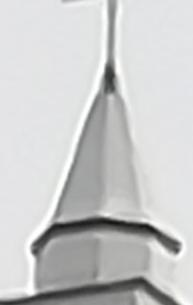
#> input picture Dataset/TRAINING_CG-1050/TRAINING/ORIGINAL/Im10_2_col.jpg, 193 x 305 px; its folder holds only this picture in this run; the run also reads 1 picture not shown here
$ jupyter execute --allow-errors model.ipynb
#> lines starting #> are read from the running program, lines starting #| are printed output that depends on the picture
[cell 1]
import os
import cv2
import numpy as np
from sklearn.model_selection import train_test_split

[cell 2]
import os
import pandas as pd
base_path = r'Dataset'

train_original_dir = os.path.join(base_path, "TRAINING_CG-1050", "TRAINING", "ORIGINAL")
train_tampered_dir = os.path.join(base_path, "TRAINING_CG-1050", "TRAINING", "TAMPERED")
val_original_dir = os.path.join(base_path, "VALIDATION_CG-1050", "VALIDATION", "ORIGINAL")
val_tampered_dir = os.path.join(base_path, "VALIDATION_CG-1050", "VALIDATION", "TAMPERED")

[cell 3]
import os
import random
from PIL import Image
import matplotlib.pyplot as plt

base_path = r'Dataset'

categories = {
    'Train Original': os.path.join(base_path, 'TRAINING_CG-1050', 'TRAINING', 'ORIGINAL'),
    'Train Tampered': os.path.join(base_path, 'TRAINING_CG-1050', 'TRAINING', 'TAMPERED'),
    'Val Original': os.path.join(base_path, 'VALIDATION_CG-1050', 'VALIDATION', 'ORIGINAL'),
    'Val Tampered': os.path.join(base_path, 'VALIDATION_CG-1050', 'VALIDATION', 'TAMPERED'),
}

def display_samples(path, title, n=5):
#> called with title = 'Train Original', n = 5
    files = [f for f in os.listdir(path) if f.lower().endswith(('.jpg', '.jpeg', '.png'))]
    samples = random.sample(files, min(n, len(files)))
    plt.figure(figsize=(15, 3))
    for i, fname in enumerate(samples):
        img = Image.open(os.path.join(path, fname))
#> img is the input picture: PIL image 193x305 RGB; mean R, G, B 201.7, 202.3, 202.4
        w, h = img.size
#> w = 193; h = 305
        ext = fname.split('.')[-1]
        plt.subplot(1, n, i + 1)
        plt.imshow(img)
        plt.title(f'{title}\n{w}×{h} • .{ext}')
        plt.axis('off')
    plt.show()

for title, path in categories.items():
    display_samples(path, title)
#> pass 2 of the loop `for title, path in categories.items():`:
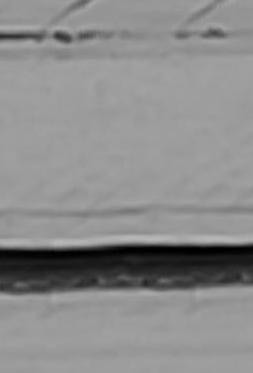
#> input picture Dataset/TRAINING_CG-1050/TRAINING/TAMPERED/Im100_cm4.jpg, 253 x 373 px
#> in display_samples, img is the input picture: PIL image 253x373 L; min 0, max 185, mean 139.4

print("Class balance:")
for title, path in categories.items():
    count = len([f for f in os.listdir(path) if f.lower().endswith(('.jpg', '.jpeg', '.png'))])
#> count = 1
    print(f"  {title:15s}: {count} images")
#|   Train Original : 1 images
#> pass 2 of the loop `for title, path in categories.items():`:

[cell 4]
import os
import pandas as pd

base_dir = "Dataset"

train_original_dir = os.path.join(base_dir, "TRAINING_CG-1050", "TRAINING", "ORIGINAL")
train_tampered_dir = os.path.join(base_dir, "TRAINING_CG-1050", "TRAINING", "TAMPERED")
val_original_dir = os.path.join(base_dir, "VALIDATION_CG-1050", "VALIDATION", "ORIGINAL")
val_tampered_dir = os.path.join(base_dir, "VALIDATION_CG-1050", "VALIDATION", "TAMPERED")

def get_df_from_folder(folder_path, label, dataset_type):
    files = [f for f in os.listdir(folder_path) if f.lower().endswith(('.jpg', '.jpeg', '.png'))]
    full_paths = [os.path.join(folder_path, f) for f in files]
    return pd.DataFrame({
        'filepath': full_paths,
        'label': label,
        'set': dataset_type
    })

train_df = pd.concat([
    get_df_from_folder(train_original_dir, 0, "train"),
    get_df_from_folder(train_tampered_dir, 1, "train")
], ignore_index=True)

val_df = pd.concat([
    get_df_from_folder(val_original_dir, 0, "val"),
    get_df_from_folder(val_tampered_dir, 1, "val")
], ignore_index=True)

full_df = pd.concat([train_df, val_df], ignore_index=True)

print(full_df.head())
print(full_df['set'].value_counts())

[cell 5]
from PIL import Image, ImageChops, ImageEnhance
import numpy as np
from tqdm import tqdm

def generate_ela_array(path, quality=95):
#> called with quality = 95
    original = Image.open(path).convert('RGB')
    original.save('temp_ela.jpg', 'JPEG', quality=quality)
    compressed = Image.open('temp_ela.jpg')
    ela_image = ImageChops.difference(original, compressed)
    extrema = ela_image.getextrema()
#> extrema = ((0, 2), (0, 2), (0, 3))
    max_diff = max([ex[1] for ex in extrema])
#> max_diff = 3
    if max_diff == 0:
        max_diff = 1
    scale = 255.0 / max_diff
#> scale = 85
    ela_image = ImageEnhance.Brightness(ela_image).enhance(scale)
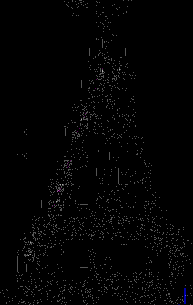
#> ela_image: PIL image 193x305 RGB; mean R, G, B 3.1, 3.1, 3.2
    ela_image = ela_image.convert('L')
#> ela_image: PIL image 193x305 L
    ela_image = ela_image.resize((128, 128))
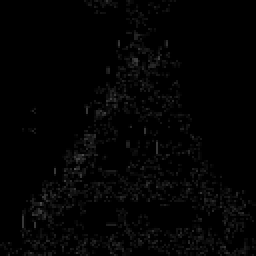
#> ela_image: PIL image 128x128 L (shown 2 times larger); min 0, max 76, mean 3.4
    return np.array(ela_image).flatten()

ela_features = []
labels = []

for _, row in tqdm(full_df.iterrows(), total=len(full_df), desc="Extracting ELA"):
    path = row['filepath']
    label = row['label']

    feature = generate_ela_array(path)
#> feature = 16384 values, max 76 at index 9897, min 0 at index 0, mean 3.38
    ela_features.append(feature)
    labels.append(label)
#> pass 2 of the loop `for _, row in tqdm(full_df.iterrows(), total=len(full_df), desc="Extra..`:
#> in generate_ela_array (call 2), `ela_image = ImageChops.difference(original, compressed)`:
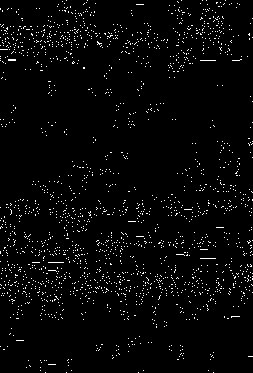
#> ela_image: PIL image 253x373 RGB; values 0 (black) and 1 (white), 2.9% white in thin lines or dots
#> in generate_ela_array (call 2), `extrema = ela_image.getextrema()`: extrema = ((0, 1), (0, 1), (0, 1))
#> in generate_ela_array (call 2), `max_diff = max([ex[1] for ex in extrema])`: max_diff = 1
#> in generate_ela_array (call 2), `scale = 255.0 / max_diff`: scale = 255
#> feature = 16384 values, max 161 at index 2565, min 0 at index 0, mean 8.03

X = np.array(ela_features)
y = np.array(labels)

[cell 6]
import matplotlib.pyplot as plt
from PIL import Image, ImageChops, ImageEnhance
import random

def show_multiple_ela_images(df, num_images=4, quality=95):
#> called with num_images = 4, quality = 95
    sample_paths = random.sample(list(df['filepath']), num_images)

    plt.figure(figsize=(12, 3 * num_images))

    for i, path in enumerate(sample_paths):
        original = Image.open(path).convert('RGB')
        original.save('temp_ela.jpg', 'JPEG', quality=quality)
        compressed = Image.open('temp_ela.jpg')
        ela_image = ImageChops.difference(original, compressed)

        extrema = ela_image.getextrema()
#> extrema = ((0, 1), (0, 1), (0, 1))
        max_diff = max([ex[1] for ex in extrema]) if extrema else 0
#> max_diff = 1
        if max_diff == 0:
            max_diff = 1
        scale = 255.0 / max_diff
#> scale = 255

        ela_image = ImageEnhance.Brightness(ela_image).enhance(scale)

        ela_image = ela_image.point(lambda p: p if p > 10 else 0)

        # Original Image
        plt.subplot(num_images, 2, 2 * i + 1)
        plt.imshow(original)
        plt.title(f"Original Image {i+1}")
        plt.axis('off')

        # ELA Image
        plt.subplot(num_images, 2, 2 * i + 2)
        plt.imshow(ela_image, cmap='gray')
        plt.title(f"ELA Image {i+1}")
        plt.axis('off')
#> pass 2 of the loop in show_multiple_ela_images, `for i, path in enumerate(sample_paths):`:

    plt.tight_layout()
    plt.show()

show_multiple_ela_images(full_df, num_images=4)

[cell 7]
import os
import cv2
import matplotlib.pyplot as plt
from skimage.feature import hog

def visualize_hog(image_path):
    image = cv2.imread(image_path)
    gray = cv2.cvtColor(image, cv2.COLOR_BGR2GRAY)
    gray = cv2.resize(gray, (128, 128))
    features, hog_image = hog(
        gray,
        orientations=9,
        pixels_per_cell=(8, 8),
        cells_per_block=(2, 2),
        visualize=True
    )
    return image, hog_image

#> (the rest of this cell did not finish here and is left out)

[cell 8]
import cv2
import numpy as np
from skimage.feature import hog
from tqdm import tqdm

# Resize target size
IMG_SIZE = (128, 128)

# HOG params
hog_params = {
    'orientations': 9,
    'pixels_per_cell': (8, 8),
    'cells_per_block': (2, 2),
    'block_norm': 'L2-Hys',
    'transform_sqrt': True,
    'feature_vector': True
}

def extract_hog_features(image_path):
    img = cv2.imread(image_path, cv2.IMREAD_GRAYSCALE)
#> img: shape (305, 193); min 19, max 255, mean 202.1
    if img is None:
        return np.zeros(8100)
    img = cv2.resize(img, IMG_SIZE)
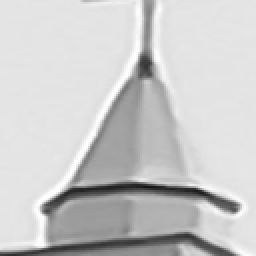
#> img: shape (128, 128) (shown 2 times larger); min 21, max 255, mean 202
    features = hog(img, **hog_params)
#> features = 8100 values, max 0.816 at index 4996, min 0 at index 1, mean 0.0951
    return features

hog_features = []
for path in tqdm(full_df['filepath'], desc="Extracting HOG features"):
    features = extract_hog_features(path)
    hog_features.append(features)
#> pass 2 of the loop `for path in tqdm(full_df['filepath'], desc="Extracting HOG features"):`:
#> `features = extract_hog_features(path)`: features = 8100 values, max 0.699 at index 22, min 0 at index 7, mean 0.104

X = np.vstack(hog_features)
y = full_df['label'].values

print(f"HOG feature shape: {X.shape}")
#| HOG feature shape: (4, 8100)

[cell 9]
import numpy as np
from skimage.feature import hog
from PIL import Image, ImageChops, ImageEnhance
from tqdm import tqdm
import cv2

def generate_ela_array(path, quality=95):
    original = Image.open(path).convert('RGB')
    original.save('temp_ela.jpg', 'JPEG', quality=quality)
    compressed = Image.open('temp_ela.jpg')
    ela_image = ImageChops.difference(original, compressed)

    extrema = ela_image.getextrema()
    max_diff = max([ex[1] for ex in extrema])
    scale = 255.0 / max_diff if max_diff != 0 else 1

    ela_image = ImageEnhance.Brightness(ela_image).enhance(scale)
    ela_image = ela_image.convert('L').resize((128, 128))
    return np.array(ela_image).flatten()

def extract_hog_feature(img_path):
    image = cv2.imread(img_path, cv2.IMREAD_GRAYSCALE)
    image = cv2.resize(image, (128, 128))
    features = hog(image, orientations=9, pixels_per_cell=(8, 8),
                   cells_per_block=(2, 2), block_norm='L2-Hys', visualize=False)
#> features = 8100 values, max 0.807 at index 4996, min 0 at index 1, mean 0.0957
    return features

hog_features = []
ela_features = []

print("Extracting features (HOG + ELA)...")
for path in tqdm(full_df['filepath'], desc="Extracting Combined Features"):
    hog_feat = extract_hog_feature(path)
#> hog_feat has the same summary as features in extract_hog_feature
    ela_feat = generate_ela_array(path)
#> in generate_ela_array, `extrema = ela_image.getextrema()`: extrema = ((0, 2), (0, 2), (0, 3))
#> in generate_ela_array, `max_diff = max([ex[1] for ex in extrema])`: max_diff = 3
#> in generate_ela_array, `scale = 255.0 / max_diff if max_diff != 0 else 1`: scale = 85
#> ela_feat = 16384 values, max 76 at index 9897, min 0 at index 0, mean 3.38

    combined_feat = np.concatenate([hog_feat, ela_feat])

    hog_features.append(combined_feat)
#> pass 2 of the loop `for path in tqdm(full_df['filepath'], desc="Extracting Combined Featur..`:
#> hog_feat = 8100 values, max 0.694 at index 5206, min 0 at index 7, mean 0.104
#> in generate_ela_array (call 2), `extrema = ela_image.getextrema()`: extrema = ((0, 1), (0, 1), (0, 1))
#> in generate_ela_array (call 2), `max_diff = max([ex[1] for ex in extrema])`: max_diff = 1
#> in generate_ela_array (call 2), `scale = 255.0 / max_diff if max_diff != 0 else 1`: scale = 255
#> ela_feat has the same summary as feature

X_combined = np.vstack(hog_features)
y = full_df['label'].values

print("Combined feature shape:", X_combined.shape)
#| Combined feature shape: (4, 24484)

[cell 10]
import cv2
import numpy as np
from skimage.feature import hog
from PIL import Image
from tqdm import tqdm
import os

def extract_hog_features(image):
    try:
        image_resized = cv2.resize(image, (128, 128))
        fd, _ = hog(image_resized, orientations=9, pixels_per_cell=(8, 8), cells_per_block=(2, 2), visualize=True)
        return fd
    except Exception as e:
        print(f"Error extracting HOG features: {e}")
        return None

def generate_ela_array(image_path, quality=95):
    try:
        original = Image.open(image_path).convert('RGB')

        original = original.resize((128, 128))

        original.save('temp_ela.jpg', 'JPEG', quality=quality)
        compressed = Image.open('temp_ela.jpg')

        ela = np.array(original) - np.array(compressed)
        return ela.flatten()
    except Exception as e:
        print(f"Error generating ELA for {image_path}: {e}")
        return None

original_folder = r'Dataset\TRAINING_CG-1050\TRAINING\ORIGINAL'
tampered_folder = r'Dataset\TRAINING_CG-1050\TRAINING\TAMPERED'

def get_image_paths(folder):
    image_paths = []
    for subdir, dirs, files in os.walk(folder):
        for file in files:
            if file.lower().endswith(('jpg', 'jpeg', 'png')):
                image_paths.append(os.path.join(subdir, file))
    return image_paths

original_images = get_image_paths(original_folder)
tampered_images = get_image_paths(tampered_folder)

image_paths = original_images + tampered_images

X_hog = []
for path in tqdm(image_paths, desc="Extracting HOG features"):
    image = cv2.imread(path, cv2.IMREAD_GRAYSCALE)
    if image is not None:
        hog_features = extract_hog_features(image)
#> in extract_hog_features, `fd, _ = hog(image_resized, orientations=9, pixels_per_cell=(8, 8), cel..`: fd has the same summary as features in extract_hog_feature
#> hog_features has the same summary as features in extract_hog_feature
        if hog_features is not None:
            X_hog.append(hog_features)
        else:
            print(f"Error extracting HOG features for {path}")
    else:
        print(f"Error loading image: {path}")
#> pass 2 of the loop `for path in tqdm(image_paths, desc="Extracting HOG features"):`:
#> `hog_features = extract_hog_features(image)`: hog_features has the same summary as hog_feat

X_hog = np.array(X_hog)
print(f"Shape of HOG features: {X_hog.shape}")
#| Shape of HOG features: (2, 8100)

X_ela = []
for path in tqdm(image_paths, desc="Extracting ELA features"):
    ela_features = generate_ela_array(path, quality=95)
#> in generate_ela_array, `ela = np.array(original) - np.array(compressed)`:
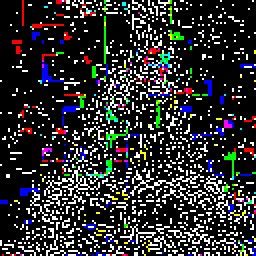
#> ela: shape (128, 128, 3) (shown 2 times larger); mean R, G, B 47.8, 48, 48.9
    if ela_features is not None:
        print(f"Shape of ELA features for {path}: {ela_features.shape}")
#| Shape of ELA features for Dataset/TRAINING_CG-1050/TRAINING/ORIGINAL/Im10_2_col.jpg: (49152,)
        X_ela.append(ela_features)
    else:
        print(f"Error extracting ELA features for {path}")
#> pass 2 of the loop `for path in tqdm(image_paths, desc="Extracting ELA features"):`:
#> in generate_ela_array (call 2), `ela = np.array(original) - np.array(compressed)`:
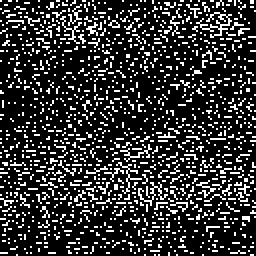
#> ela: shape (128, 128, 3) (shown 2 times larger); min 0, max 255, mean 51.8
#| Shape of ELA features for Dataset/TRAINING_CG-1050/TRAINING/TAMPERED/Im100_cm4.jpg: (49152,)

X_ela = np.array([x for x in X_ela if x is not None])

if X_ela.shape[0] > 0:
    print(f"Shape of ELA features: {X_ela.shape}")
#| Shape of ELA features: (2, 49152)
else:
    print("No valid ELA features were extracted")

if X_hog.shape[0] == X_ela.shape[0]:

    combined_features = np.concatenate((X_hog, X_ela), axis=1)
    print(f" Combined feature shape: {combined_features.shape}")
#|  Combined feature shape: (2, 57252)
else:
    print(f"Error: Mismatch in the number of samples. HOG shape: {X_hog.shape}, ELA shape: {X_ela.shape}")

[cell 11]
# Debug HOG feature extraction
X_hog = []
for path in tqdm(image_paths, desc="Extracting HOG features"):
    image = cv2.imread(path, cv2.IMREAD_GRAYSCALE)
    if image is not None:
        hog_features = extract_hog_features(image)
#> hog_features has the same summary as features in extract_hog_feature
        if hog_features is not None:
            X_hog.append(hog_features)
        else:
            print(f"Error extracting HOG features for {path}")
    else:
        print(f"Error loading image: {path}")
#> pass 2 of the loop `for path in tqdm(image_paths, desc="Extracting HOG features"):`:
#> `hog_features = extract_hog_features(image)`: hog_features has the same summary as hog_feat

X_hog = np.array(X_hog)
print(f"Shape of HOG features: {X_hog.shape}")
#| Shape of HOG features: (2, 8100)

X_ela = []
for path in tqdm(image_paths, desc="Extracting ELA features"):
    ela_features = generate_ela_array(path, quality=95)
    if ela_features is not None:
        print(f"Shape of ELA features for {path}: {ela_features.shape}")
#| Shape of ELA features for Dataset/TRAINING_CG-1050/TRAINING/ORIGINAL/Im10_2_col.jpg: (49152,)
        X_ela.append(ela_features)
    else:
        print(f"Error extracting ELA features for {path}")
#> pass 2 of the loop `for path in tqdm(image_paths, desc="Extracting ELA features"):`:
#| Shape of ELA features for Dataset/TRAINING_CG-1050/TRAINING/TAMPERED/Im100_cm4.jpg: (49152,)

X_ela = np.array([x for x in X_ela if x is not None])
print(f"Shape of ELA features: {X_ela.shape}")
#| Shape of ELA features: (2, 49152)

if X_hog.shape[0] == X_ela.shape[0]:
    combined_features = np.concatenate((X_hog, X_ela), axis=1)
    print(f"Combined feature shape: {combined_features.shape}")
#| Combined feature shape: (2, 57252)
else:
    print(f"Error: Mismatch in the number of samples. HOG shape: {X_hog.shape}, ELA shape: {X_ela.shape}")

[cell 12]
import matplotlib.pyplot as plt
from sklearn.metrics import roc_curve, auc

#> (the rest of this cell did not finish here and is left out)

[cell 13]
from sklearn.model_selection import train_test_split
from sklearn.linear_model import LogisticRegression
from sklearn.metrics import roc_curve, auc
import matplotlib.pyplot as plt

labels = np.array([0] * len(original_images) + [1] * len(tampered_images))

X_train, X_val, y_train, y_val = train_test_split(combined_features, labels, test_size=0.2, random_state=42)
#> y_train = [0]; y_val = [1]

clf = LogisticRegression(max_iter=1000)
#> (the rest of this cell did not finish here and is left out)

[cell 14]
import os
import cv2
import numpy as np
from skimage.feature import hog
from PIL import Image
from tqdm import tqdm
from sklearn.model_selection import train_test_split, GridSearchCV
from sklearn.preprocessing import StandardScaler
from sklearn.decomposition import PCA
from sklearn.ensemble import RandomForestClassifier
from sklearn.metrics import accuracy_score, classification_report

def extract_hog_features(image):
    image_resized = cv2.resize(image, (128, 128))
    fd, _ = hog(image_resized, orientations=9, pixels_per_cell=(8, 8),
                cells_per_block=(2, 2), visualize=True)
    return fd

def generate_ela_array(path, quality=95):
    img = Image.open(path).convert('RGB').resize((128, 128))
    img.save('temp.jpg', 'JPEG', quality=quality)
    comp = Image.open('temp.jpg')
    ela = np.array(img) - np.array(comp)
    return ela.flatten()

def get_image_paths(folder):
    paths = []
    for root, _, files in os.walk(folder):
        for f in files:
            if f.lower().endswith(('jpg','jpeg','png')):
                paths.append(os.path.join(root, f))
    return sorted(paths)

orig = get_image_paths(r'Dataset\TRAINING_CG-1050\TRAINING\ORIGINAL')
tamp = get_image_paths(r'Dataset\TRAINING_CG-1050\TRAINING\TAMPERED')
paths = orig + tamp
labels = np.array([0]*len(orig) + [1]*len(tamp))

X_hog = []
for p in tqdm(paths, desc="HOG"):
    img = cv2.imread(p, cv2.IMREAD_GRAYSCALE)
    X_hog.append(extract_hog_features(img))
#> in extract_hog_features, `fd, _ = hog(image_resized, orientations=9, pixels_per_cell=(8, 8), cel..`: fd has the same summary as features in extract_hog_feature
#> pass 2 of the loop `for p in tqdm(paths, desc="HOG"):`:
X_hog = np.vstack(X_hog)

X_ela = []
for p in tqdm(paths, desc="ELA"):
    X_ela.append(generate_ela_array(p))
#> pass 2 of the loop `for p in tqdm(paths, desc="ELA"):`:
X_ela = np.vstack(X_ela)

X = np.hstack((X_hog, X_ela))

#> (the rest of this cell did not finish here and is left out)

[cell 15]
labels = np.array([0] * 730 + [1] * 730)
print(f"Labels shape: {labels.shape}")

[cell 16]
from sklearn.model_selection import train_test_split

#> (the rest of this cell did not finish here and is left out)

#> (a cell that did not finish here is left out)

[cell 18]
import matplotlib.pyplot as plt

def show_preprocessed_samples(arr, num=5):
    plt.figure(figsize=(15,3))
    for i in range(num):
        plt.subplot(1, num, i+1)
        plt.imshow(arr[i])
        plt.title(f"Sample {i+1}")
        plt.axis('off')
    plt.show()

#> (the rest of this cell did not finish here and is left out)

[cell 19]
from PIL import Image, ImageChops, ImageEnhance
import numpy as np

def generate_ela_array(path, quality=95):
#> called with quality = 95
    try:
        original = Image.open(path).convert('RGB')
        original.save('temp_ela.jpg', 'JPEG', quality=quality)
        compressed = Image.open('temp_ela.jpg')
        ela_image = ImageChops.difference(original, compressed)

        extrema = ela_image.getextrema()
#> extrema = ((0, 2), (0, 2), (0, 3))
        max_diff = max([ex[1] for ex in extrema])
#> max_diff = 3
        if max_diff == 0:
            max_diff = 1
        scale = 255.0 / max_diff
#> scale = 85

        ela_image = ImageEnhance.Brightness(ela_image).enhance(scale)
        ela_image = ela_image.convert('L')
        ela_image = ela_image.resize((128, 128))
        return np.array(ela_image).flatten()
    except Exception as e:
        print(f"ELA error {path}: {e}")
        return np.zeros((128 * 128,))

[cell 20]
from concurrent.futures import ThreadPoolExecutor
from tqdm import tqdm

def preprocess_ela_features(df):
    with ThreadPoolExecutor() as executor:
        ela_features = list(tqdm(
            executor.map(lambda row: generate_ela_array(row.filepath), df.itertuples(index=False)),
            total=len(df)
        ))
#> in generate_ela_array (call 2), `extrema = ela_image.getextrema()`: extrema = ((0, 1), (0, 1), (0, 1))
#> in generate_ela_array (call 2), `max_diff = max([ex[1] for ex in extrema])`: max_diff = 1
#> in generate_ela_array (call 2), `scale = 255.0 / max_diff`: scale = 255
#> ela_features = 4 items
    return np.array(ela_features)

# Run it
X = preprocess_ela_features(full_df)
y = full_df['label'].values
